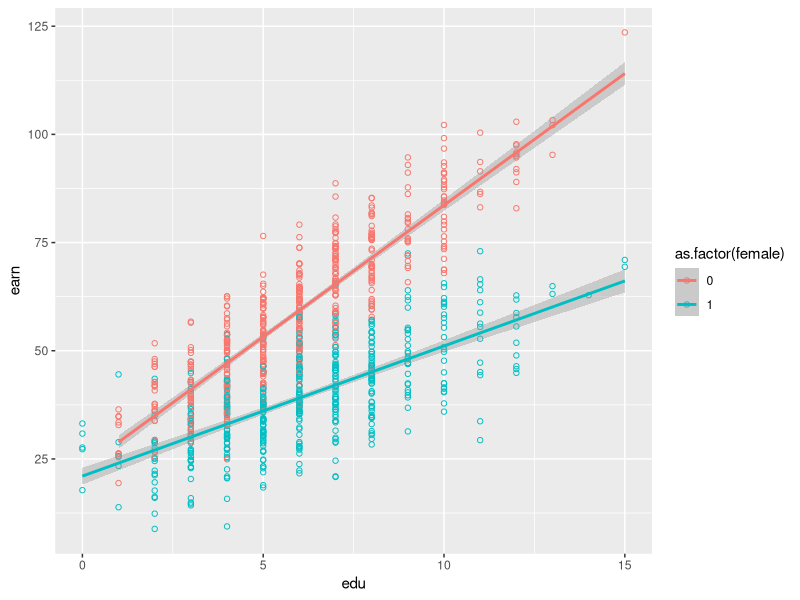

R code for this plot:
# Simulate data for Lab5
library(tidyverse)

set.seed(1234)
# Simulate IV (edu level)
edu <- rpois(1000, lambda = 6) #rpois: Random Poisson Distribution with parameter lamda 
# Simulate IV (gender)
female <- rbinom(1000, 1, 0.5)
# Simulate IV (black)
black <- rbinom(1000, 1, 0.3)
# Simulate IV (other)
other <- rbinom(1000, 1, 0.1)
# Simulate IV (age)
age <- runif(1000, min=20, max=65) %>% ceiling()

# Simulate DV with interaction effect for educatio and gender, race and gender
earn <- 15 + 6*edu - 2*female - 3*edu*female - 1*black - 1*other -1.5*black*female - 1*other*female + 0.2*age + rnorm(1000, 0, 8) 

# Combine dataframe
df <- tibble(earn = earn,
             edu = edu,
             female = female, 
             black = black,
             other = other,
             age= age
) %>%
  mutate(unique_id = row_number() + 10000)

# use 9999 to indicate NA 
set.seed(1234)
df_randomNA <- df %>% sample_n(20) %>% mutate(age = 9999)

# replace in original df
df[match(df_randomNA$unique_id, df$unique_id), ] <- df_randomNA

# use character for race and gender
df <- df %>%
  mutate(sex = ifelse(female == 1, "female", "male"),
         race = ifelse(black == 1, "black", 
                       ifelse(other == 1, "other", "white")))

df_export <- df %>% select(unique_id, earn, edu, sex, race, age)
write.csv(df_export, "lab5_earnings.csv", row.names = F)

# Summary statistics
summary(df)

# Plot
df %>%
  ggplot(aes(x = edu, y = earn, color = as.factor(female))) +
  geom_point(shape = 1) +
  geom_smooth(method = "lm")


